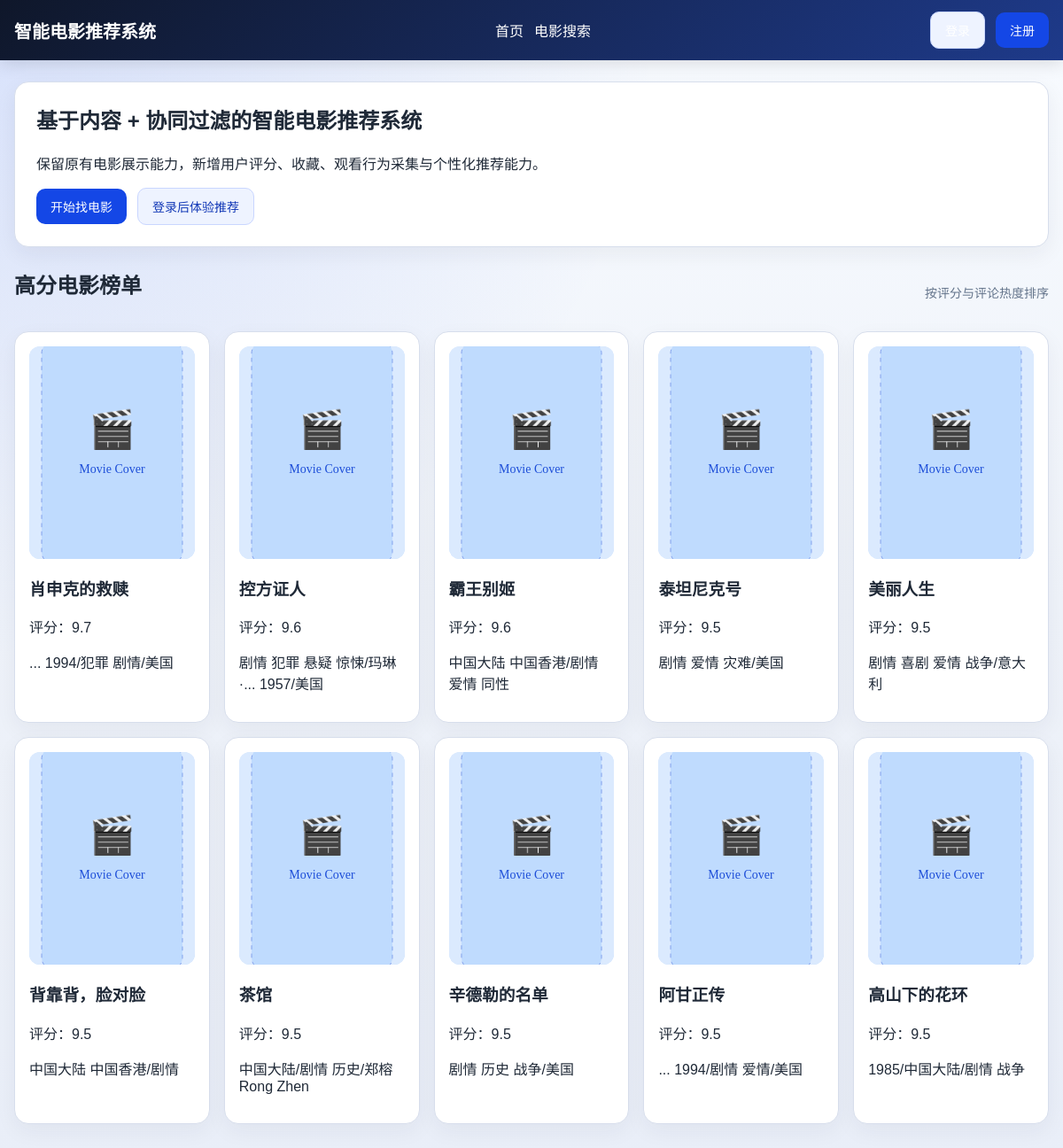
The page / on the database its author committed.
### tables this page shows
CREATE TABLE movies (
                id INTEGER PRIMARY KEY AUTOINCREMENT,
                title TEXT NOT NULL,
                directors TEXT,
                types TEXT,
                country TEXT,
                casts TEXT,
                rate REAL DEFAULT 0,
                comment_len INTEGER DEFAULT 0,
                release_year INTEGER,
                duration INTEGER,
                summary TEXT,
                cover_url TEXT,
                created_at TEXT DEFAULT CURRENT_TIMESTAMP
            );

### app.py (the view)
@app.route("/")
def index():
    top_movies = catalog_service.top_movies(10)
    recommend_list = recommendation_service.recommend_for_user(session.get("email"), 6) if session.get("email") else []
    return render_template(
        "index.html",
        top_movies=top_movies,
        recommend_list=recommend_list,
    )

### app.py (called while the page is built)
@app.context_processor
def inject_user_context():
    return {
        "current_user_email": session.get("email"),
        "current_username": session.get("username"),
        "is_admin_user": bool(session.get("email")) and session.get("email") in app.config["ADMIN_EMAILS"],
    }

### myutils/query.py (called while the page is built, shortened)
def get_connection() -> sqlite3.Connection:
    DB_PATH.parent.mkdir(parents=True, exist_ok=True)
    conn = sqlite3.connect(DB_PATH)
    conn.row_factory = sqlite3.Row
    return conn

def init_db(force_seed: bool = False) -> None:
    global _DB_INITIALIZED
    if _DB_INITIALIZED and not force_seed:
        return

def _row_to_movie(row: sqlite3.Row) -> Dict[str, Any]:
    movie = dict(row)
    movie["rating"] = movie.get("rate", 0)
    movie["poster_url"] = movie.get("cover_url")
    movie["release_date"] = movie.get("release_year")
    movie["genres"] = [item for item in (movie.get("types") or "").split("/") if item]
    movie["types_list"] = movie["genres"]
    movie["directors_list"] = [item for item in (movie.get("directors") or "").split("/") if item]
    movie["country_list"] = [item for item in (movie.get("country") or "").split("/") if item]
    movie["casts_list"] = [item for item in (movie.get("casts") or "").split("/") if item]
    movie["description"] = movie.get("summary") or ""
    return movie

def get_top_movies(num_movies: int = 25) -> List[Dict[str, Any]]:
    init_db()
    conn = get_connection()
    try:
        cursor = conn.cursor()
        cursor.execute(
            "SELECT * FROM movies ORDER BY rate DESC, comment_len DESC, title ASC LIMIT ?",
            (num_movies,),
        )
        return [_row_to_movie(row) for row in cursor.fetchall()]
    finally:
        conn.close()

### repositories/movie_repository.py (called while the page is built)
    def get_top_movies(self, limit: int = 10) -> List[Dict]:
        return get_top_movies(limit)

### services/catalog_service.py (called while the page is built)
    def top_movies(self, limit: int = 10) -> List[Dict]:
        return self.repository.get_top_movies(limit)

### templates/index.html (shortened to what this page needs)
{% extends "base.html" %}
{% block content %}
<section class="hero-card">
    <div>
        <h1>基于内容 + 协同过滤的智能电影推荐系统</h1>
        <p>保留原有电影展示能力，新增用户评分、收藏、观看行为采集与个性化推荐能力。</p>
        <div class="action-row">
            <a class="btn" href="{{ url_for('search') }}">开始找电影</a>
            {% if current_user_email %}
            <a class="btn btn-secondary" href="{{ url_for('get_recommend') }}">查看我的推荐</a>
            {% else %}
            <a class="btn btn-secondary" href="{{ url_for('login') }}">登录后体验推荐</a>
            {% endif %}
        </div>
    </div>
</section>
<section>
    <div class="section-title">
        <h2>高分电影榜单</h2>
        <span>按评分与评论热度排序</span>
    </div>
    <div class="movie-grid">
        {% for movie in top_movies %}
        <article class="movie-card">
            <a href="{{ url_for('movie', movie_id=movie.id) }}">
                <img class="movie-cover" src="{{ movie.cover_url or url_for('static', filename='cover/default.svg') }}" alt="{{ movie.title }}">
                <h3>{{ movie.title }}</h3>
            </a>
            <p>评分：{{ '%.1f'|format(movie.rate) }}</p>
            <p>{{ movie.types }}</p>
        </article>
        {% endfor %}
    </div>
</section>
{% endblock %}

### templates/base.html (shortened to what this page needs)
<!DOCTYPE html>
<html lang="zh-CN">
<head>
    <link rel="stylesheet" href="{{ url_for('static', filename='css/styles.css') }}">
</head>
<body>
    <header class="site-header">
        <div class="container nav-wrapper">
            <a class="brand" href="{{ url_for('index') }}">智能电影推荐系统</a>
            <nav class="site-nav">
                <a href="{{ url_for('index') }}">首页</a>
                <a href="{{ url_for('search') }}">电影搜索</a>
            </nav>
            <div class="user-nav">
                {% if current_user_email %}
                    <span class="user-tag">{{ current_username }}（{{ current_user_email }}）</span>
                    <a class="btn btn-light" href="{{ url_for('logout') }}">退出</a>
                {% else %}
                    <a class="btn btn-light" href="{{ url_for('login') }}">登录</a>
                    <a class="btn" href="{{ url_for('register') }}">注册</a>
                {% endif %}
            </div>
        </div>
    </header>
    <main class="page-main container">
        {% block content %}{% endblock %}
    </main>
</body>
</html>

### static/css/styles.css (style rules this page uses)
:root { --primary: #1447e6; --primary-dark: #1238b6; --bg: #eef2f9; --card: #ffffff; --text: #1f2937; --muted: #64748b; --border: #d7deec; --success: #1f9d55; --warning: #d97706; --danger: #dc2626; --accent: #0f172a; --glow: radial-gradient(circle at top left, rgba(20, 71, 230, 0.14), transparent 42%); }
* { box-sizing: border-box; }
body { margin: 0; font-family: "Avenir Next", "PingFang SC", "Microsoft YaHei", sans-serif; background: var(--glow), linear-gradient(180deg, #f8fbff 0%, var(--bg) 52%, #e9eef8 100%); color: var(--text); }
.container { width: min(1200px, calc(100% - 32px)); margin: 0 auto; }
.site-header { background: linear-gradient(135deg, #0f172a, #1e3a8a); color: #fff; position: sticky; top: 0; z-index: 10; box-shadow: 0 4px 18px rgba(0, 0, 0, 0.12); }
.nav-wrapper { display: flex; align-items: center; justify-content: space-between; gap: 16px; min-height: 68px; }
.brand, .site-nav a, .user-nav a { color: #fff; text-decoration: none; }
.brand { font-size: 20px; font-weight: 700; }
.site-nav, .user-nav, .action-row { display: flex; align-items: center; gap: 12px; }
.page-main { padding: 24px 0 40px; }
.hero-card, .form-card, .detail-card, .side-card, .search-panel, .empty-card, .comment-card, .panel-card { background: var(--card); border: 1px solid var(--border); border-radius: 16px; padding: 24px; box-shadow: 0 8px 24px rgba(31, 41, 55, 0.06); }
.hero-card { margin-bottom: 24px; }
.section-title { display: flex; align-items: center; justify-content: space-between; gap: 16px; margin: 20px 0 16px; }
.section-title h2, .hero-card h1, .form-card h2, .detail-card h1, .search-panel h2 { margin-top: 0; }
.movie-grid { display: grid; grid-template-columns: repeat(auto-fit, minmax(220px, 1fr)); gap: 16px; }
.movie-card { background: var(--card); border: 1px solid var(--border); border-radius: 16px; padding: 16px; box-shadow: 0 8px 24px rgba(31, 41, 55, 0.05); }
.movie-card a { color: var(--text); text-decoration: none; }
.movie-cover { width: 100%; height: 240px; border-radius: 12px; background: linear-gradient(135deg, #dbeafe, #bfdbfe); display: block; object-fit: cover; margin-bottom: 12px; }
.btn { display: inline-flex; align-items: center; justify-content: center; gap: 6px; border: none; border-radius: 10px; background: var(--primary); color: #fff; padding: 10px 16px; font-size: 14px; cursor: pointer; text-decoration: none; }
.btn-secondary, .btn-light { background: #eef3ff; color: var(--primary-dark); border: 1px solid #c9d6ff; }
.user-tag, .helper-text, .section-title span, .movie-reason, .comment-card span { color: var(--muted); font-size: 14px; }

### rows shown on the page
movies: title "肖申克的救赎", rate "9.7", types "... 1994/犯罪 剧情/美国"
movies: title "控方证人", rate "9.6", types "剧情 犯罪 悬疑 惊悚/玛琳·... 1957/美国"
movies: title "霸王别姬", rate "9.6", types "中国大陆 中国香港/剧情 爱情 同性"
movies: title "泰坦尼克号", rate "9.5", types "剧情 爱情 灾难/美国"
movies: title "美丽人生", rate "9.5", types "剧情 喜剧 爱情 战争/意大利"
movies: title "背靠背，脸对脸", rate "9.5", types "中国大陆 中国香港/剧情"
movies: title "茶馆", rate "9.5", types "中国大陆/剧情 历史/郑榕 Rong Zhen"
movies: title "辛德勒的名单", rate "9.5", types "剧情 历史 战争/美国"
movies: title "阿甘正传", rate "9.5", types "... 1994/剧情 爱情/美国"
movies: title "高山下的花环", rate "9.5", types "1985/中国大陆/剧情 战争"
